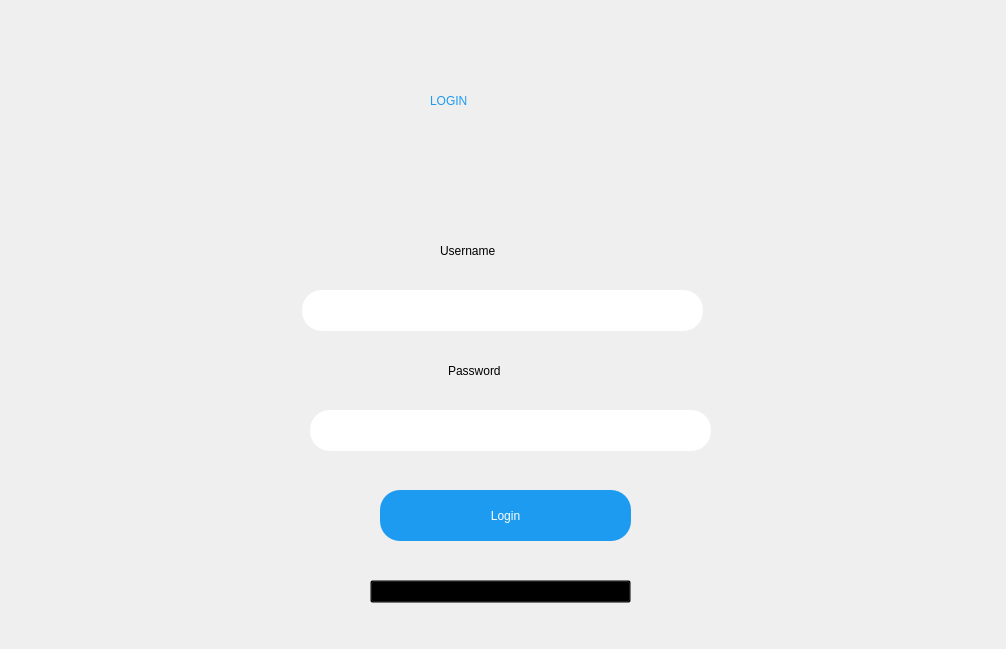
<?xml version="1.0" encoding="UTF-8"?>
<ui version="4.0">
 <class>Dialog</class>
 <widget class="QDialog" name="Dialog">
  <property name="geometry">
   <rect>
    <x>0</x>
    <y>0</y>
    <width>1006</width>
    <height>649</height>
   </rect>
  </property>
  <property name="windowTitle">
   <string>Dialog</string>
  </property>
  <property name="styleSheet">
   <string notr="true">font: 75 15pt &quot;MS Shell Dlg 2&quot;;</string>
  </property>
  <widget class="QLabel" name="login_label">
   <property name="geometry">
    <rect>
     <x>430</x>
     <y>60</y>
     <width>341</width>
     <height>81</height>
    </rect>
   </property>
   <property name="styleSheet">
    <string notr="true">font: 75 36pt &quot;MS Shell Dlg 2&quot;;color:rgb(29, 155, 240)</string>
   </property>
   <property name="text">
    <string>LOGIN</string>
   </property>
  </widget>
  <widget class="QLabel" name="username_label">
   <property name="geometry">
    <rect>
     <x>440</x>
     <y>240</y>
     <width>211</width>
     <height>21</height>
    </rect>
   </property>
   <property name="text">
    <string>Username</string>
   </property>
  </widget>
  <widget class="QLineEdit" name="username_input">
   <property name="geometry">
    <rect>
     <x>302</x>
     <y>290</y>
     <width>401</width>
     <height>41</height>
    </rect>
   </property>
   <property name="styleSheet">
    <string notr="true">border-radius:20px;padding:5px</string>
   </property>
  </widget>
  <widget class="QLabel" name="password_label">
   <property name="geometry">
    <rect>
     <x>448</x>
     <y>360</y>
     <width>211</width>
     <height>21</height>
    </rect>
   </property>
   <property name="text">
    <string>Password</string>
   </property>
  </widget>
  <widget class="QLineEdit" name="password_input">
   <property name="geometry">
    <rect>
     <x>310</x>
     <y>410</y>
     <width>401</width>
     <height>41</height>
    </rect>
   </property>
   <property name="styleSheet">
    <string notr="true">border-radius:20px;</string>
   </property>
  </widget>
  <widget class="QPushButton" name="loginsubmit_button">
   <property name="geometry">
    <rect>
     <x>380</x>
     <y>490</y>
     <width>251</width>
     <height>51</height>
    </rect>
   </property>
   <property name="styleSheet">
    <string notr="true">border-radius:20px;
background-color:rgb(29, 155, 240);
font: 12pt &quot;MS Shell Dlg 2&quot;;
color:white;</string>
   </property>
   <property name="text">
    <string>Login</string>
   </property>
  </widget>
  <widget class="QPushButton" name="createaccount_button">
   <property name="geometry">
    <rect>
     <x>370</x>
     <y>580</y>
     <width>261</width>
     <height>23</height>
    </rect>
   </property>
   <property name="styleSheet">
    <string notr="true">font: 12pt &quot;MS Shell Dlg 2&quot;;background-color: transparent</string>
   </property>
   <property name="text">
    <string>New User? Create Account</string>
   </property>
  </widget>
  <widget class="QLabel" name="invalid_label">
   <property name="geometry">
    <rect>
     <x>340</x>
     <y>190</y>
     <width>311</width>
     <height>41</height>
    </rect>
   </property>
   <property name="styleSheet">
    <string notr="true">font: 14pt &quot;MS Shell Dlg 2&quot;;color:red;</string>
   </property>
   <property name="text">
    <string/>
   </property>
  </widget>
 </widget>
 <resources/>
 <connections/>
</ui>
